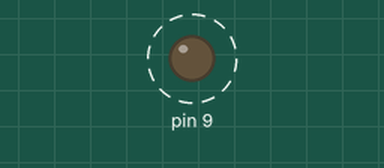
A sketch run on a simulated Arduino Uno, built with avr-gcc and run on an emulated ATmega328P. Shown: output pins drawn as LEDs (lit = HIGH). Dashed ring = blinking.

Above: at 39.1 s.
Timing chart, 0 to 39.4 s (numbered marks = the images above):
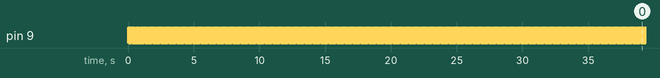

The sketch:

experiment_asm.ino
```cpp
#include <stdint.h>;
#include "expriments.h";

int main(void) {
  init();
  experiment01();
  return 0;
}
```

expriments.cpp
```cpp
#include <Arduino.h>

#define DELAY_VALUE 43459
/*
 * the free register are r16 - r31
 */
volatile uint8_t *ioPORTB, *ioDDRB;

void myHardDelayUsec(uint16_t delayInUsec) {
  uint16_t unused;
  asm volatile (
    "loop:            \n\t"
    "sbiw %0, 1       \n\t" // 2 clk from subi. (
    "nop              \n\t" // 1 clk
    "nop              \n\t"
    "nop              \n\t"
    "nop              \n\t"
    "nop              \n\t"
    "nop              \n\t"
    "nop              \n\t"
    "nop              \n\t"
    "nop              \n\t"
    "nop              \n\t"
    "nop              \n\t"
    "nop              \n\t"
    "brne loop        \n\t" // 2 clk. Last loop is 1clk.
    : "=w" (unused)
    : "0" (delayInUsec) // placeholder. at first, gcc will load delayInUsec into 2 register and pass it to %0
  );
}


void experiment01() {
  ioPORTB = (uint8_t *)0x25;
  ioDDRB = (uint8_t *) 0x24;
  //make PB1 as output
  *ioDDRB = 0x02; // DDRB[7:0] 0000 0010
  while (1) {
    asm volatile (
      "ldi r16, 0x02 \n\t" // 1 cycle. load r16 with 0x02.
      "sts 0x25, r16 \n\t" // store content in r16 to add 0x25 (PORTB), 2 cycle
    );
    myHardDelayUsec(DELAY_VALUE);
    asm volatile (
      "ldi r17, 0x00 \n\t"
      "sts 0x25, r17 \n\t"
    );
    myHardDelayUsec(DELAY_VALUE);
  }
}
```

expriments.h
```cpp
#ifndef EXPERIMENTS_H
#define EXPERIMENTS_H


void experiment01();

#endif
```

Measured:
- by itself, pin 9: alternates HIGH for 0.04 s and LOW for 0.04 s
